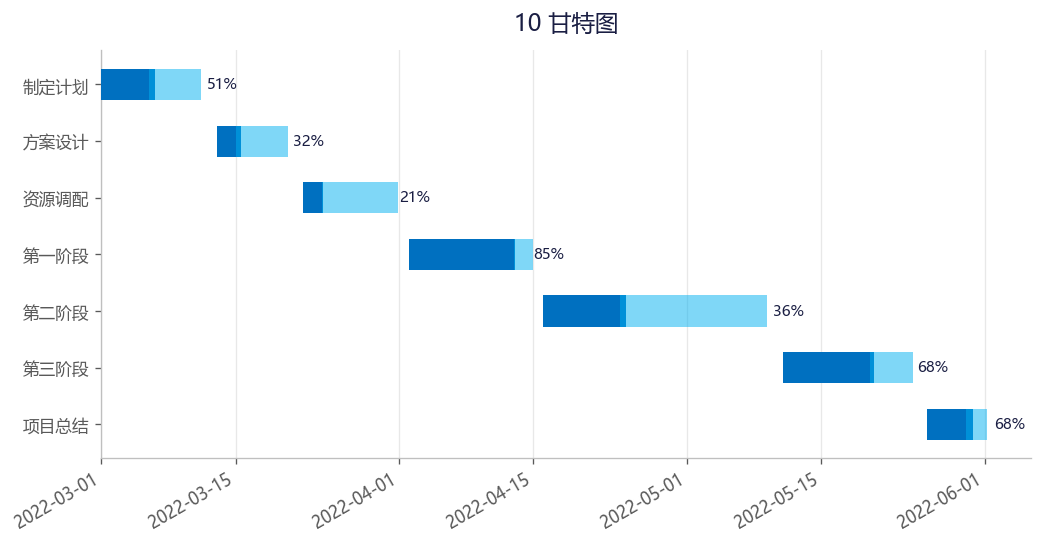

Here is the Python script that generated this plot:
# -*- coding: utf-8 -*-
"""
图表 10：甘特图
复现《Excel数据可视化-从图表到数据大屏》第二章
运行: python 10_甘特图.py  ->  生成 10_甘特图.png
"""
import os, math
import numpy as np
import matplotlib
matplotlib.use('Agg')
import matplotlib.pyplot as plt
from matplotlib.patches import FancyBboxPatch, Circle, Wedge, PathPatch
from matplotlib.path import Path
import matplotlib.colors as mcolors

plt.rcParams['font.sans-serif'] = ['Microsoft YaHei', 'SimHei', 'DejaVu Sans']
plt.rcParams['axes.unicode_minus'] = False
plt.rcParams['figure.dpi'] = 120

BASE = r"c:\Users\DENG_影\Desktop\作业\数据可视化\《Excel数据可视化 - 从图表到数据大屏》-清华-郭宏远"
OUT = os.path.join(BASE, "python复现图表")
os.makedirs(OUT, exist_ok=True)

# 配色
C_BLUE   = '#0070C0'
C_BLUE_L = '#00B0F0'
C_BLUE_M = '#82ADD7'
C_DARK   = '#1A1E43'
C_ORANGE = '#FFC000'
C_RED    = '#E74E69'
C_OR     = '#E66B4C'
C_PURPLE = '#7030A0'
C_GREEN  = '#49A098'
C_TEAL   = '#4A5BD1'
C_INDIGO = '#464CAC'
C_CYAN   = '#7BBDD5'
C_SKY    = '#0097E0'

def save(fig, name):
    path = os.path.join(OUT, name)
    fig.savefig(path, bbox_inches='tight', facecolor='white')
    plt.close(fig)
    print("saved:", name)

def gradient_bars(ax, x, h, w, c_top, c_bot):
    """垂直渐变填充柱形"""
    cmap = mcolors.LinearSegmentedColormap.from_list('g', [c_bot, c_top])
    for xi, hi in zip(x, h):
        if hi <= 0:
            continue
        grad = np.linspace(0, 1, 256).reshape(-1, 1)
        ax.imshow(grad, extent=[xi - w/2, xi + w/2, 0, hi],
                  aspect='auto', cmap=cmap, zorder=2)
    ax.set_ylim(bottom=0)

def style_ax(ax):
    ax.spines['top'].set_visible(False)
    ax.spines['right'].set_visible(False)
    ax.spines['left'].set_color('#BFBFBF')
    ax.spines['bottom'].set_color('#BFBFBF')
    ax.tick_params(colors='#595959')

def catmull(x, y, n=30):
    """Catmull-Rom 平滑曲线"""
    pts = list(zip(x, y))
    pts = [pts[0]] + pts + [pts[-1]]
    xs, ys = [], []
    for i in range(len(pts) - 3):
        p0, p1, p2, p3 = pts[i], pts[i+1], pts[i+2], pts[i+3]
        for t in np.linspace(0, 1, n):
            t2, t3 = t*t, t*t*t
            X = 0.5*((2*p1[0]) + (-p0[0]+p2[0])*t +
                     (2*p0[0]-5*p1[0]+4*p2[0]-p3[0])*t2 +
                     (-p0[0]+3*p1[0]-3*p2[0]+p3[0])*t3)
            Y = 0.5*((2*p1[1]) + (-p0[1]+p2[1])*t +
                     (2*p0[1]-5*p1[1]+4*p2[1]-p3[1])*t2 +
                     (-p0[1]+3*p1[1]-3*p2[1]+p3[1])*t3)
            xs.append(X); ys.append(Y)
    return xs, ys

# ============ 10 甘特图 ============
def fig10():
    import datetime
    proj = ['制定计划','方案设计','资源调配','第一阶段','第二阶段','第三阶段','项目总结']
    start = [datetime.date(2022,3,1),datetime.date(2022,3,13),datetime.date(2022,3,22),
             datetime.date(2022,4,2),datetime.date(2022,4,16),datetime.date(2022,5,11),
             datetime.date(2022,5,26)]
    days  = [11,8,10,13,24,14,7]
    prog  = [0.51,0.32,0.21,0.85,0.36,0.68,0.68]
    fig, ax = plt.subplots(figsize=(10,5))
    y = np.arange(len(proj))[::-1]
    for yi, s, d, p in zip(y, start, days, prog):
        done = d*p
        ax.barh(yi, done, left=s, color=C_BLUE, height=0.55, zorder=3)
        ax.barh(yi, d-done, left=s+datetime.timedelta(days=done),
                color=C_BLUE_L, height=0.55, zorder=3, alpha=0.5)
        ax.text(s+datetime.timedelta(days=d+0.5), yi, '%.0f%%' % (p*100),
                va='center', fontsize=9, color=C_DARK)
    ax.set_yticks(y); ax.set_yticklabels(proj)
    ax.set_title('10 甘特图', fontsize=14, color=C_DARK, pad=12)
    ax.xaxis_date()
    fig.autofmt_xdate()
    style_ax(ax)
    ax.xaxis.grid(True, color='#E8E8E8', zorder=0)
    save(fig, '10_甘特图.png')

if __name__ == '__main__':
    fig10()
